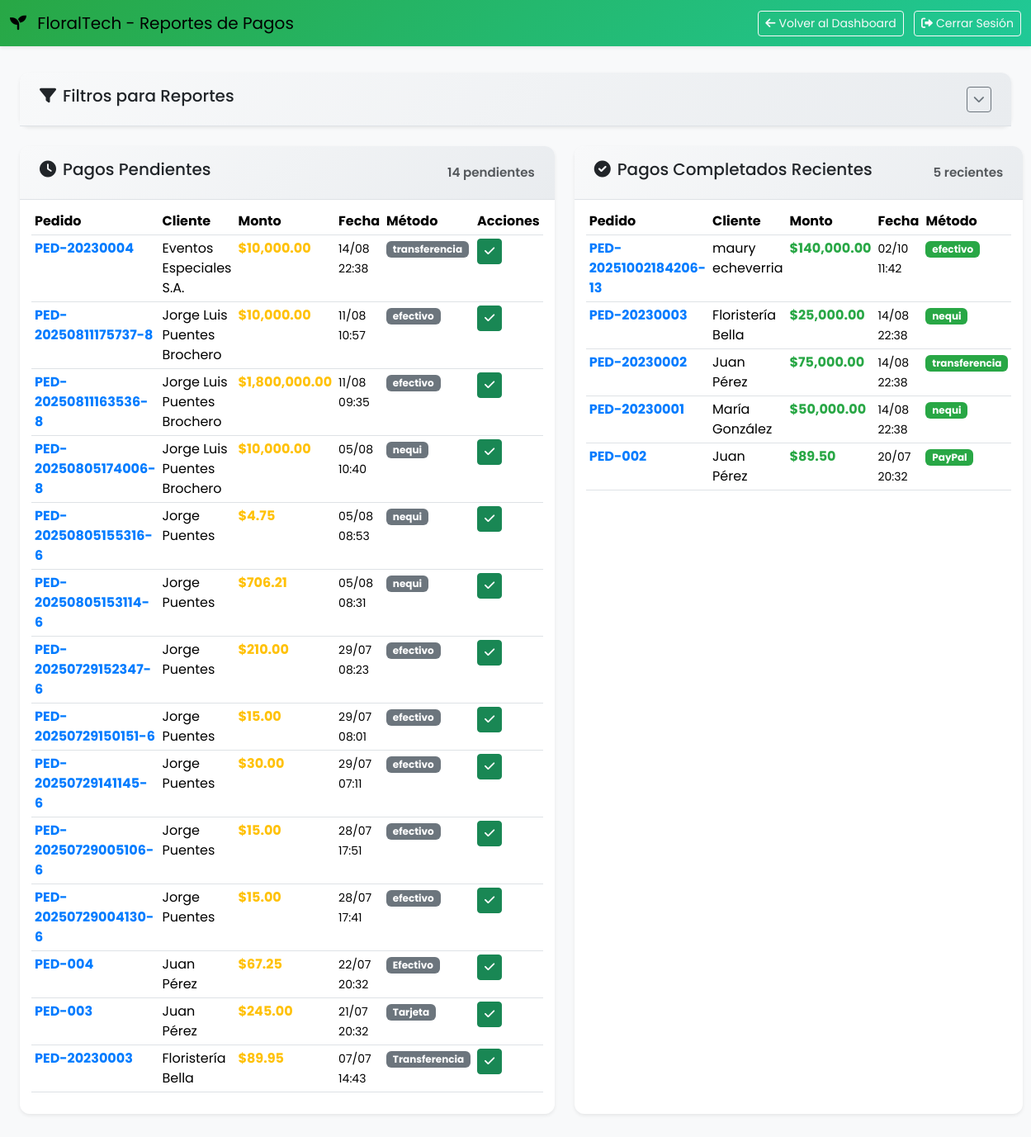
Screenshot of /index.php?ctrl=CempleadoPagos&action=reportes (signed in) with the database file from the repository.
### tables this page shows
CREATE TABLE `pagos` (
  `idpago` int(11) NOT NULL,
  `fecha_pago` datetime DEFAULT current_timestamp(),
  `metodo_pago` varchar(50) NOT NULL,
  `estado_pag` varchar(255) DEFAULT 'Pendiente',
  `monto` decimal(10,2) NOT NULL,
  `ped_idped` int(11) NOT NULL,
  `transaccion_id` varchar(255) DEFAULT NULL,
  `comprobante_transferencia` varchar(255) DEFAULT NULL,
  `verificado_por` int(11) DEFAULT NULL,
  `fecha_verificacion` datetime DEFAULT NULL
);

### controllers/CempleadoPagos.php (called while the page is built, shortened)
<?php
class CempleadoPagos {
    private $db;
    public function __construct() {
        require_once 'models/conexion.php';
        $conn = new conexion();
        $this->db = $conn->get_conexion();
    }
    public function reportes() {
        try {
            $filtros = $this->obtenerFiltros();
            $pagosPendientes = $this->obtenerPagosPendientes($filtros);
            $pagosCompletados = $this->obtenerPagosCompletadosRecientes($filtros);
            include 'views/empleado/reportes_pagos.php';
        } catch (Exception $e) {
            error_log("Error en reportes: " . $e->getMessage());
            $_SESSION['mensaje'] = "Ocurrió un error al cargar los reportes de pagos";
            $_SESSION['tipo_mensaje'] = "error";
            header("Location: index.php?ctrl=empleado&action=dashboard");
            exit();
        }
    }
    private function obtenerFiltros() {
        return [
            'fecha_inicio' => $_GET['fecha_inicio'] ?? '',
            'fecha_fin' => $_GET['fecha_fin'] ?? '',
            'estado' => $_GET['estado'] ?? '',
            'cliente' => $_GET['cliente'] ?? '',
            'metodo_pago' => $_GET['metodo_pago'] ?? '',
            'limite' => (int)($_GET['limite'] ?? 20)
        ];
    }
    private function construirFiltroSQL($filtros, $alias = 'pg') {
        $condiciones = [];
        $parametros = [];
        return [
            'where' => !empty($condiciones) ? 'AND ' . implode(' AND ', $condiciones) : '',
            'parametros' => $parametros
        ];
    }
    private function obtenerPagosPendientes($filtros = []) {
        try {
            $filtroSQL = $this->construirFiltroSQL($filtros);
            $stmt = $this->db->prepare("
                SELECT
                    pg.*,
                    COALESCE(p.numped, CONCAT('PED-', pg.ped_idped)) as numped,
                    COALESCE(c.nombre, 'Cliente no encontrado') as cliente_nombre,
                    COALESCE(pg.transaccion_id, '') as referencia_pago,
                    COALESCE(pg.comprobante_transferencia, '') as observaciones
                FROM pagos pg
                LEFT JOIN ped p ON pg.ped_idped = p.idped
                LEFT JOIN cli c ON p.cli_idcli = c.idcli
                WHERE pg.estado_pag = 'Pendiente' {$filtroSQL['where']}
                ORDER BY pg.fecha_pago DESC
                LIMIT {$filtros['limite']}
            ");
            $stmt->execute($filtroSQL['parametros']);
            return $stmt->fetchAll(PDO::FETCH_ASSOC);
        } catch (Exception $e) {
            error_log("Error en obtenerPagosPendientes: " . $e->getMessage());
            return [];
        }
    }
    private function obtenerPagosCompletadosRecientes($filtros = []) {
        try {
            $filtroSQL = $this->construirFiltroSQL($filtros);
            $stmt = $this->db->prepare("
                SELECT
                    pg.*,
                    COALESCE(p.numped, CONCAT('PED-', pg.ped_idped)) as numped,
                    COALESCE(c.nombre, 'Cliente no encontrado') as cliente_nombre,
                    COALESCE(pg.transaccion_id, '') as referencia_pago,
                    COALESCE(pg.comprobante_transferencia, '') as observaciones_empleado
                FROM pagos pg
                LEFT JOIN ped p ON pg.ped_idped = p.idped
                LEFT JOIN cli c ON p.cli_idcli = c.idcli
                WHERE pg.estado_pag = 'Completado' {$filtroSQL['where']}
                ORDER BY pg.fecha_pago DESC
                LIMIT {$filtros['limite']}
            ");
            $stmt->execute($filtroSQL['parametros']);
            return $stmt->fetchAll(PDO::FETCH_ASSOC);
        } catch (Exception $e) {
            error_log("Error en obtenerPagosCompletadosRecientes: " . $e->getMessage());
            return [];
        }
    }
}
?>

### index.php (called while the page is built, shortened)
<?php
require_once 'models/conexion.php';
require_once 'models/data.php';
$action = isset($_GET['action']) ? $_GET['action'] : 'index';
try {
    $controller = new $controllerClass();
    $controller->$action();
} catch (Exception $e) {
    die("Error: " . $e->getMessage());
}
?>

### models/data.php (called while the page is built)
<?php
$host = "localhost";
$db = "flores";
$user = "root";
$pass = "";

### models/conexion.php (called while the page is built, shortened)
<?php
class conexion{
	protected $db;
	public function __construct() {
		try {
			include(__DIR__ . "/data.php");
			$this->db = new PDO("mysql:host=$host;dbname=$db;charset=utf8", $user, $pass);
			$this->db->setAttribute(PDO::ATTR_ERRMODE, PDO::ERRMODE_EXCEPTION);
			$this->db->setAttribute(PDO::ATTR_DEFAULT_FETCH_MODE, PDO::FETCH_ASSOC);
		} catch (PDOException $e) {
			$error_msg = "Error de conexión a la base de datos: " . $e->getMessage();
			error_log($error_msg);
			if (strpos($e->getMessage(), 'Connection refused') !== false) {
				throw new Exception("Error: No se puede conectar al servidor MySQL. Asegúrate de que XAMPP esté ejecutándose.");
			} elseif (strpos($e->getMessage(), 'Unknown database') !== false) {
				throw new Exception("Error: La base de datos 'flores' no existe. Por favor, crea la base de datos primero.");
			} elseif (strpos($e->getMessage(), 'Access denied') !== false) {
				throw new Exception("Error: Acceso denegado. Verifica el usuario y contraseña de la base de datos.");
			} else {
				throw new Exception("Error de conexión a la base de datos: " . $e->getMessage());
			}
		} catch (Exception $e) {
			error_log("Error de configuración: " . $e->getMessage());
			throw new Exception("Error de configuración: " . $e->getMessage());
		}
	}
	public function get_conexion(){
		return $this->db;
	}
}

### views/empleado/reportes_pagos.php (the view, shortened to what this page needs)
<?php
$pagosCompletadosRecientes = isset($pagosCompletados) ? array_slice($pagosCompletados, 0, 5) : [];
?>
<!DOCTYPE html>
<html lang="es">
<head>
    <link href="https://cdn.jsdelivr.net/npm/bootstrap@5.3.6/dist/css/bootstrap.min.css" rel="stylesheet">
    <link rel="stylesheet" href="assets/dashboard-general.css">
    <link href="https://cdnjs.cloudflare.com/ajax/libs/font-awesome/6.0.0/css/all.min.css" rel="stylesheet">
</head>
<body>
    <nav class="navbar">
        <div class="container-fluid">
            <div class="navbar-brand">
                <i class="fas fa-seedling me-2"></i>
                FloralTech - Reportes de Pagos
            </div>
            <div class="navbar-user">
                <a href="index.php?ctrl=empleado&action=dashboard" class="btn btn-outline-light btn-sm me-2">
                    <i class="fas fa-arrow-left me-1"></i>Volver al Dashboard
                </a>
                <a href="index.php?ctrl=login&action=logout" class="btn btn-outline-light btn-sm">
                    <i class="fas fa-sign-out-alt me-1"></i>Cerrar Sesión
                </a>
            </div>
        </div>
    </nav>
    <div class="main-content">
        <div class="content-card mb-4">
            <div class="card-header">
                <h5><i class="fas fa-filter me-2"></i>Filtros para Reportes</h5>
                <button class="btn btn-outline-secondary btn-sm" type="button" data-bs-toggle="collapse" data-bs-target="#filtrosCollapse">
                    <i class="fas fa-chevron-down"></i>
                </button>
            </div>
        </div>
        <div class="content-grid">
            <div class="content-card">
                <div class="card-header">
                    <h5><i class="fas fa-clock me-2"></i>Pagos Pendientes</h5>
                    <small class="text-muted"><?= count($pagosPendientes ?? []) ?> pendientes</small>
                </div>
                <div class="card-body">
                    <?php if (empty($pagosPendientes)): ?>
                        <div class="empty-state">
                            <i class="fas fa-check-circle"></i>
                            <h4>¡Excelente!</h4>
                            <p>No hay pagos pendientes</p>
                        </div>
                    <?php else: ?>
                        <div class="table-responsive">
                            <table class="table table-hover table-sm">
                                <thead>
                                    <tr>
                                        <th>Pedido</th>
                                        <th>Cliente</th>
                                        <th>Monto</th>
                                        <th>Fecha</th>
                                        <th>Método</th>
                                        <th>Acciones</th>
                                    </tr>
                                </thead>
                                <tbody>
                                    <?php foreach ($pagosPendientes as $pago): ?>
                                    <tr>
                                        <td><strong class="text-primary"><?= htmlspecialchars($pago['numped']) ?></strong></td>
                                        <td><?= htmlspecialchars($pago['cliente_nombre']) ?></td>
                                        <td><strong class="text-warning">$<?= number_format($pago['monto'], 2) ?></strong></td>
                                        <td><small><?= date('d/m H:i', strtotime($pago['fecha_pago'])) ?></small></td>
                                        <td><span class="badge bg-secondary"><?= htmlspecialchars($pago['metodo_pago']) ?></span></td>
                                        <td>
                                            <form method="POST" action="index.php?ctrl=CempleadoPagos&action=actualizarEstadoPago" style="display: inline;">
                                                <button type="submit" class="btn btn-success btn-sm" onclick="return confirm('¿Marcar como completado?')">
                                                    <i class="fas fa-check"></i>
                                                </button>
                                            </form>
                                        </td>
                                    </tr>
                                    <?php endforeach; ?>
                                </tbody>
                            </table>
                        </div>
                    <?php endif; ?>
                </div>
            </div>
            <div class="content-card">
                <div class="card-header">
                    <h5><i class="fas fa-check-circle me-2"></i>Pagos Completados Recientes</h5>
                    <small class="text-muted"><?= count($pagosCompletadosRecientes) ?> recientes</small>
                </div>
                <div class="card-body">
                    <?php if (empty($pagosCompletadosRecientes)): ?>
                        <div class="empty-state">
                            <i class="fas fa-info-circle"></i>
                            <h4>Sin pagos completados</h4>
                            <p>No hay pagos completados recientes</p>
                        </div>
                    <?php else: ?>
                        <div class="table-responsive">
                            <table class="table table-hover table-sm">
                                <thead>
                                    <tr>
                                        <th>Pedido</th>
                                        <th>Cliente</th>
                                        <th>Monto</th>
                                        <th>Fecha</th>
                                        <th>Método</th>
                                    </tr>
                                </thead>
                                <tbody>
                                    <?php foreach ($pagosCompletadosRecientes as $pago): ?>
                                    <tr>
                                        <td><strong class="text-primary"><?= htmlspecialchars($pago['numped']) ?></strong></td>
                                        <td><?= htmlspecialchars($pago['cliente_nombre']) ?></td>
                                        <td><strong class="text-success">$<?= number_format($pago['monto'], 2) ?></strong></td>
                                        <td><small><?= date('d/m H:i', strtotime($pago['fecha_pago'])) ?></small></td>
                                        <td><span class="badge bg-success"><?= htmlspecialchars($pago['metodo_pago']) ?></span></td>
                                    </tr>
                                    <?php endforeach; ?>
                                </tbody>
                            </table>
                        </div>
                    <?php endif; ?>
                </div>
            </div>
        </div>
    </div>
</body>
</html>

### assets/dashboard-general.css (style rules this page uses)
.card-header { border-radius: 14px 14px 0 0; font-weight: 600; font-size: 1.08rem; background: linear-gradient(90deg, #f8fafc 60%, #e9ecef 100%); border-bottom: 1px solid #e3e6ea; padding: 8px 14px; }
.card-body { background: #fff; border-radius: 0 0 14px 14px; padding: 10px 14px; }
.bg-success { background-color: #28a745!important; }
.text-success { color: #28a745!important; }
.text-warning { color: #ffc107!important; }
.text-primary { color: #007bff!important; }

### views/empleado/reportes_pagos.php (style rules this page uses)
:root { --empleado-primary: #28a745; --empleado-secondary: #20c997; --empleado-accent: #17a2b8; --bg-light: #f8f9fa; --border-radius: 12px; --shadow: 0 0.125rem 0.25rem rgba(0, 0, 0, 0.075); --shadow-hover: 0 0.5rem 1rem rgba(0, 0, 0, 0.15); }
body { background-color: var(--bg-light); font-family: 'Poppins', sans-serif; }
.navbar { background: linear-gradient(135deg, var(--empleado-primary), var(--empleado-secondary)) !important; box-shadow: var(--shadow); margin-bottom: 2rem; }
.main-content { padding: 0 1.5rem 2rem; max-width: 1400px; margin: 0 auto; }
.content-card { background: white; border: none; border-radius: var(--border-radius); box-shadow: var(--shadow); transition: all 0.3s ease; margin-bottom: 1.5rem; }
.card-header { background: linear-gradient(135deg, #f8f9fa, #e9ecef); border-bottom: 1px solid #dee2e6; border-radius: var(--border-radius) var(--border-radius) 0 0 !important; padding: 1rem 1.5rem; display: flex; align-items: center; justify-content: space-between; }
.table-responsive { border-radius: var(--border-radius); }
.content-grid { display: grid; grid-template-columns: 1fr 1fr; gap: 1.5rem; margin-bottom: 2rem; }

### rows the page displays
pagos: numped "PED-20230004", cliente_nombre "Eventos Especiales S.A.", monto "10,000.00", fecha_pago "14/08 22:38", metodo_pago "transferencia"
pagos: numped "PED-20250811175737-8", cliente_nombre "Jorge Luis Puentes Brochero", monto "10,000.00", fecha_pago "11/08 10:57", metodo_pago "efectivo"
pagos: numped "PED-20250811163536-8", cliente_nombre "Jorge Luis Puentes Brochero", monto "1,800,000.00", fecha_pago "11/08 09:35", metodo_pago "efectivo"
pagos: numped "PED-20250805174006-8", cliente_nombre "Jorge Luis Puentes Brochero", monto "10,000.00", fecha_pago "05/08 10:40", metodo_pago "nequi"
pagos: numped "PED-20250805155316-6", cliente_nombre "Jorge Puentes", monto "4.75", fecha_pago "05/08 08:53", metodo_pago "nequi"
pagos: numped "PED-20250805153114-6", cliente_nombre "Jorge Puentes", monto "706.21", fecha_pago "05/08 08:31", metodo_pago "nequi"
pagos: numped "PED-20250729152347-6", cliente_nombre "Jorge Puentes", monto "210.00", fecha_pago "29/07 08:23", metodo_pago "efectivo"
pagos: numped "PED-20250729150151-6", cliente_nombre "Jorge Puentes", monto "15.00", fecha_pago "29/07 08:01", metodo_pago "efectivo"
pagos: numped "PED-20250729141145-6", cliente_nombre "Jorge Puentes", monto "30.00", fecha_pago "29/07 07:11", metodo_pago "efectivo"
pagos: numped "PED-20250729005106-6", cliente_nombre "Jorge Puentes", monto "15.00", fecha_pago "28/07 17:51", metodo_pago "efectivo"
pagos: numped "PED-20250729004130-6", cliente_nombre "Jorge Puentes", monto "15.00", fecha_pago "28/07 17:41", metodo_pago "efectivo"
pagos: numped "PED-004", cliente_nombre "Juan Pérez", monto "67.25", fecha_pago "22/07 20:32", metodo_pago "Efectivo"
pagos: numped "PED-003", cliente_nombre "Juan Pérez", monto "245.00", fecha_pago "21/07 20:32", metodo_pago "Tarjeta"
pagos: numped "PED-20230003", cliente_nombre "Floristería Bella", monto "89.95", fecha_pago "07/07 14:43", metodo_pago "Transferencia"
pagos: numped "PED-20251002184206-13", cliente_nombre "maury echeverria", monto "140,000.00", fecha_pago "02/10 11:42", metodo_pago "efectivo"
pagos: numped "PED-20230003", cliente_nombre "Floristería Bella", monto "25,000.00", fecha_pago "14/08 22:38", metodo_pago "nequi"
pagos: numped "PED-20230002", cliente_nombre "Juan Pérez", monto "75,000.00", fecha_pago "14/08 22:38", metodo_pago "transferencia"
pagos: numped "PED-20230001", cliente_nombre "María González", monto "50,000.00", fecha_pago "14/08 22:38", metodo_pago "nequi"
pagos: numped "PED-002", cliente_nombre "Juan Pérez", monto "89.50", fecha_pago "20/07 20:32", metodo_pago "PayPal"

### other values shown
count($pagosPendientes ?? []) "14"
count($pagosCompletadosRecientes) "5"
